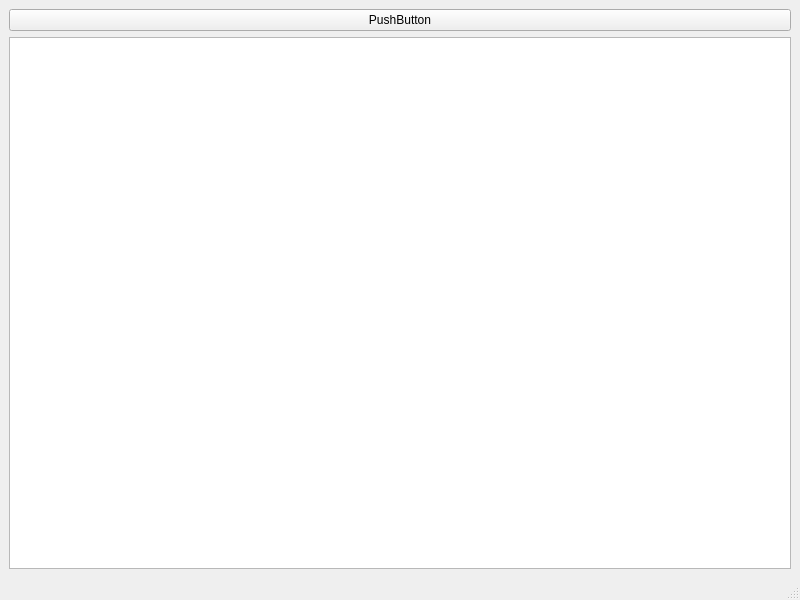
<?xml version="1.0" encoding="UTF-8"?>
<ui version="4.0">
 <class>MainWindow</class>
 <widget class="QMainWindow" name="MainWindow">
  <property name="geometry">
   <rect>
    <x>0</x>
    <y>0</y>
    <width>800</width>
    <height>600</height>
   </rect>
  </property>
  <property name="windowTitle">
   <string>MainWindow</string>
  </property>
  <widget class="QWidget" name="centralwidget">
   <layout class="QVBoxLayout" name="verticalLayout">
    <item>
     <widget class="QPushButton" name="pushButtonRequest">
      <property name="text">
       <string>PushButton</string>
      </property>
     </widget>
    </item>
    <item>
     <widget class="QPlainTextEdit" name="plainTextEdit"/>
    </item>
   </layout>
  </widget>
  <widget class="QMenuBar" name="menubar">
   <property name="geometry">
    <rect>
     <x>0</x>
     <y>0</y>
     <width>800</width>
     <height>22</height>
    </rect>
   </property>
  </widget>
  <widget class="QStatusBar" name="statusbar"/>
 </widget>
 <resources/>
 <connections/>
</ui>
